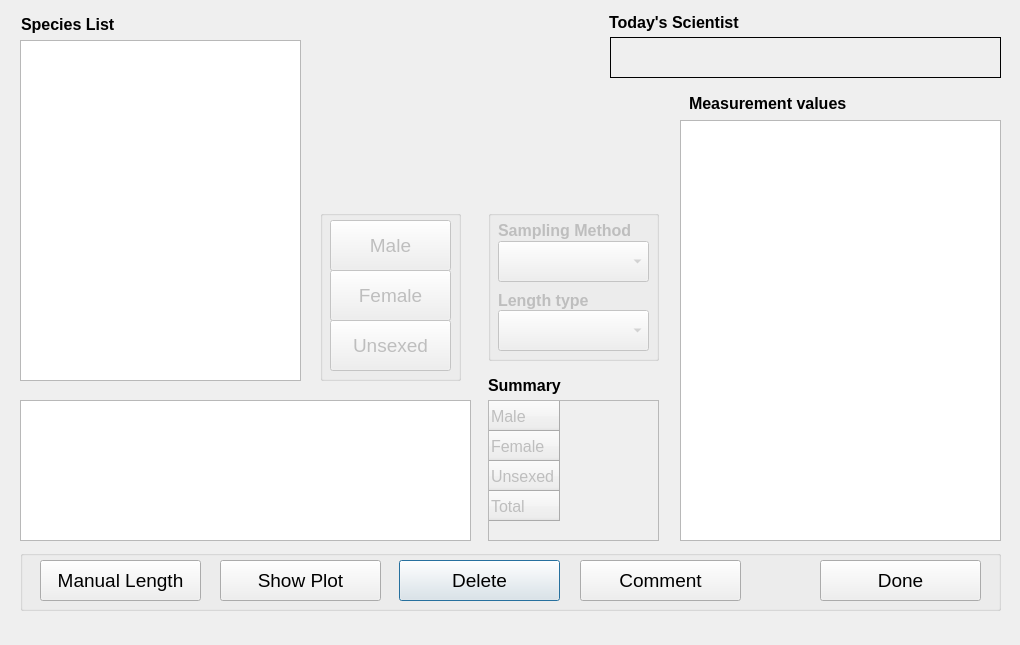
<?xml version="1.0" encoding="UTF-8"?>
<ui version="4.0">
 <class>clamsLength</class>
 <widget class="QDialog" name="clamsLength">
  <property name="geometry">
   <rect>
    <x>0</x>
    <y>0</y>
    <width>1020</width>
    <height>645</height>
   </rect>
  </property>
  <property name="windowTitle">
   <string>CLAMS Length</string>
  </property>
  <widget class="QLabel" name="sciLabel">
   <property name="geometry">
    <rect>
     <x>610</x>
     <y>37</y>
     <width>391</width>
     <height>41</height>
    </rect>
   </property>
   <property name="font">
    <font>
     <pointsize>20</pointsize>
     <weight>75</weight>
     <bold>true</bold>
    </font>
   </property>
   <property name="autoFillBackground">
    <bool>true</bool>
   </property>
   <property name="frameShape">
    <enum>QFrame::Panel</enum>
   </property>
   <property name="frameShadow">
    <enum>QFrame::Plain</enum>
   </property>
   <property name="lineWidth">
    <number>1</number>
   </property>
   <property name="text">
    <string/>
   </property>
  </widget>
  <widget class="QGroupBox" name="bottomBox">
   <property name="geometry">
    <rect>
     <x>20</x>
     <y>550</y>
     <width>981</width>
     <height>61</height>
    </rect>
   </property>
   <property name="title">
    <string/>
   </property>
   <widget class="QPushButton" name="deleteBtn">
    <property name="geometry">
     <rect>
      <x>379</x>
      <y>10</y>
      <width>161</width>
      <height>41</height>
     </rect>
    </property>
    <property name="font">
     <font>
      <pointsize>14</pointsize>
     </font>
    </property>
    <property name="text">
     <string>Delete</string>
    </property>
   </widget>
   <widget class="QPushButton" name="doneBtn">
    <property name="geometry">
     <rect>
      <x>800</x>
      <y>10</y>
      <width>161</width>
      <height>41</height>
     </rect>
    </property>
    <property name="font">
     <font>
      <pointsize>14</pointsize>
     </font>
    </property>
    <property name="text">
     <string>Done</string>
    </property>
   </widget>
   <widget class="QPushButton" name="extraBtn_2">
    <property name="geometry">
     <rect>
      <x>200</x>
      <y>10</y>
      <width>161</width>
      <height>41</height>
     </rect>
    </property>
    <property name="font">
     <font>
      <pointsize>14</pointsize>
     </font>
    </property>
    <property name="text">
     <string>Show Plot</string>
    </property>
    <property name="checkable">
     <bool>true</bool>
    </property>
   </widget>
   <widget class="QPushButton" name="commentBtn">
    <property name="geometry">
     <rect>
      <x>560</x>
      <y>10</y>
      <width>161</width>
      <height>41</height>
     </rect>
    </property>
    <property name="font">
     <font>
      <pointsize>14</pointsize>
     </font>
    </property>
    <property name="text">
     <string>Comment</string>
    </property>
   </widget>
   <widget class="QPushButton" name="manualBtn">
    <property name="geometry">
     <rect>
      <x>20</x>
      <y>10</y>
      <width>161</width>
      <height>41</height>
     </rect>
    </property>
    <property name="font">
     <font>
      <pointsize>14</pointsize>
     </font>
    </property>
    <property name="text">
     <string>Manual Length</string>
    </property>
   </widget>
  </widget>
  <widget class="QTableWidget" name="sumTable">
   <property name="enabled">
    <bool>false</bool>
   </property>
   <property name="geometry">
    <rect>
     <x>488</x>
     <y>400</y>
     <width>171</width>
     <height>141</height>
    </rect>
   </property>
   <property name="font">
    <font>
     <pointsize>12</pointsize>
    </font>
   </property>
   <row>
    <property name="text">
     <string>Male</string>
    </property>
   </row>
   <row>
    <property name="text">
     <string>Female</string>
    </property>
   </row>
   <row>
    <property name="text">
     <string>Unsexed</string>
    </property>
   </row>
   <row>
    <property name="text">
     <string>Total</string>
    </property>
   </row>
  </widget>
  <widget class="QLabel" name="label_3">
   <property name="geometry">
    <rect>
     <x>689</x>
     <y>93</y>
     <width>211</width>
     <height>20</height>
    </rect>
   </property>
   <property name="font">
    <font>
     <pointsize>12</pointsize>
     <weight>75</weight>
     <bold>true</bold>
    </font>
   </property>
   <property name="text">
    <string>Measurement values</string>
   </property>
  </widget>
  <widget class="QLabel" name="label_4">
   <property name="geometry">
    <rect>
     <x>488</x>
     <y>375</y>
     <width>119</width>
     <height>20</height>
    </rect>
   </property>
   <property name="font">
    <font>
     <pointsize>12</pointsize>
     <weight>75</weight>
     <bold>true</bold>
    </font>
   </property>
   <property name="text">
    <string>Summary</string>
   </property>
  </widget>
  <widget class="QGroupBox" name="otherBox">
   <property name="enabled">
    <bool>false</bool>
   </property>
   <property name="geometry">
    <rect>
     <x>488</x>
     <y>210</y>
     <width>171</width>
     <height>151</height>
    </rect>
   </property>
   <property name="title">
    <string/>
   </property>
   <widget class="QLabel" name="label">
    <property name="geometry">
     <rect>
      <x>10</x>
      <y>80</y>
      <width>111</width>
      <height>20</height>
     </rect>
    </property>
    <property name="font">
     <font>
      <pointsize>12</pointsize>
      <weight>75</weight>
      <bold>true</bold>
     </font>
    </property>
    <property name="text">
     <string>Length type</string>
    </property>
   </widget>
   <widget class="QLabel" name="label_2">
    <property name="geometry">
     <rect>
      <x>10</x>
      <y>10</y>
      <width>151</width>
      <height>20</height>
     </rect>
    </property>
    <property name="font">
     <font>
      <pointsize>12</pointsize>
      <weight>75</weight>
      <bold>true</bold>
     </font>
    </property>
    <property name="text">
     <string>Sampling Method</string>
    </property>
   </widget>
   <widget class="QComboBox" name="samplingMethodBox">
    <property name="geometry">
     <rect>
      <x>10</x>
      <y>31</y>
      <width>151</width>
      <height>41</height>
     </rect>
    </property>
    <property name="font">
     <font>
      <pointsize>14</pointsize>
     </font>
    </property>
   </widget>
   <widget class="QComboBox" name="lengthTypeBox">
    <property name="geometry">
     <rect>
      <x>10</x>
      <y>100</y>
      <width>151</width>
      <height>41</height>
     </rect>
    </property>
    <property name="font">
     <font>
      <pointsize>14</pointsize>
     </font>
    </property>
   </widget>
  </widget>
  <widget class="QLabel" name="label_5">
   <property name="geometry">
    <rect>
     <x>21</x>
     <y>14</y>
     <width>121</width>
     <height>20</height>
    </rect>
   </property>
   <property name="font">
    <font>
     <pointsize>12</pointsize>
     <weight>75</weight>
     <bold>true</bold>
    </font>
   </property>
   <property name="text">
    <string>Species List</string>
   </property>
  </widget>
  <widget class="QListWidget" name="speciesList">
   <property name="geometry">
    <rect>
     <x>20</x>
     <y>40</y>
     <width>281</width>
     <height>341</height>
    </rect>
   </property>
   <property name="font">
    <font>
     <pointsize>18</pointsize>
    </font>
   </property>
  </widget>
  <widget class="QGroupBox" name="groupSexBox">
   <property name="enabled">
    <bool>false</bool>
   </property>
   <property name="geometry">
    <rect>
     <x>320</x>
     <y>210</y>
     <width>141</width>
     <height>171</height>
    </rect>
   </property>
   <property name="title">
    <string/>
   </property>
   <widget class="QPushButton" name="maleBtn">
    <property name="geometry">
     <rect>
      <x>10</x>
      <y>10</y>
      <width>121</width>
      <height>51</height>
     </rect>
    </property>
    <property name="font">
     <font>
      <pointsize>14</pointsize>
     </font>
    </property>
    <property name="text">
     <string>Male</string>
    </property>
    <property name="checkable">
     <bool>true</bool>
    </property>
   </widget>
   <widget class="QPushButton" name="femaleBtn">
    <property name="geometry">
     <rect>
      <x>10</x>
      <y>60</y>
      <width>121</width>
      <height>51</height>
     </rect>
    </property>
    <property name="font">
     <font>
      <pointsize>14</pointsize>
     </font>
    </property>
    <property name="text">
     <string>Female</string>
    </property>
    <property name="checkable">
     <bool>true</bool>
    </property>
   </widget>
   <widget class="QPushButton" name="unsexBtn">
    <property name="geometry">
     <rect>
      <x>10</x>
      <y>110</y>
      <width>121</width>
      <height>51</height>
     </rect>
    </property>
    <property name="font">
     <font>
      <pointsize>14</pointsize>
     </font>
    </property>
    <property name="text">
     <string>Unsexed</string>
    </property>
    <property name="checkable">
     <bool>true</bool>
    </property>
   </widget>
  </widget>
  <widget class="QLabel" name="label_10">
   <property name="geometry">
    <rect>
     <x>609</x>
     <y>10</y>
     <width>162</width>
     <height>24</height>
    </rect>
   </property>
   <property name="font">
    <font>
     <pointsize>12</pointsize>
     <weight>75</weight>
     <bold>true</bold>
    </font>
   </property>
   <property name="text">
    <string>Today's Scientist</string>
   </property>
  </widget>
  <widget class="QLabel" name="picLabel">
   <property name="geometry">
    <rect>
     <x>330</x>
     <y>10</y>
     <width>261</width>
     <height>196</height>
    </rect>
   </property>
   <property name="font">
    <font>
     <pointsize>36</pointsize>
    </font>
   </property>
   <property name="autoFillBackground">
    <bool>true</bool>
   </property>
   <property name="frameShape">
    <enum>QFrame::NoFrame</enum>
   </property>
   <property name="frameShadow">
    <enum>QFrame::Plain</enum>
   </property>
   <property name="text">
    <string/>
   </property>
  </widget>
  <widget class="QTableView" name="measureView">
   <property name="geometry">
    <rect>
     <x>680</x>
     <y>120</y>
     <width>321</width>
     <height>421</height>
    </rect>
   </property>
   <attribute name="verticalHeaderVisible">
    <bool>false</bool>
   </attribute>
  </widget>
  <widget class="QGraphicsView" name="lfPlot">
   <property name="geometry">
    <rect>
     <x>20</x>
     <y>400</y>
     <width>451</width>
     <height>141</height>
    </rect>
   </property>
  </widget>
 </widget>
 <resources/>
 <connections/>
</ui>
